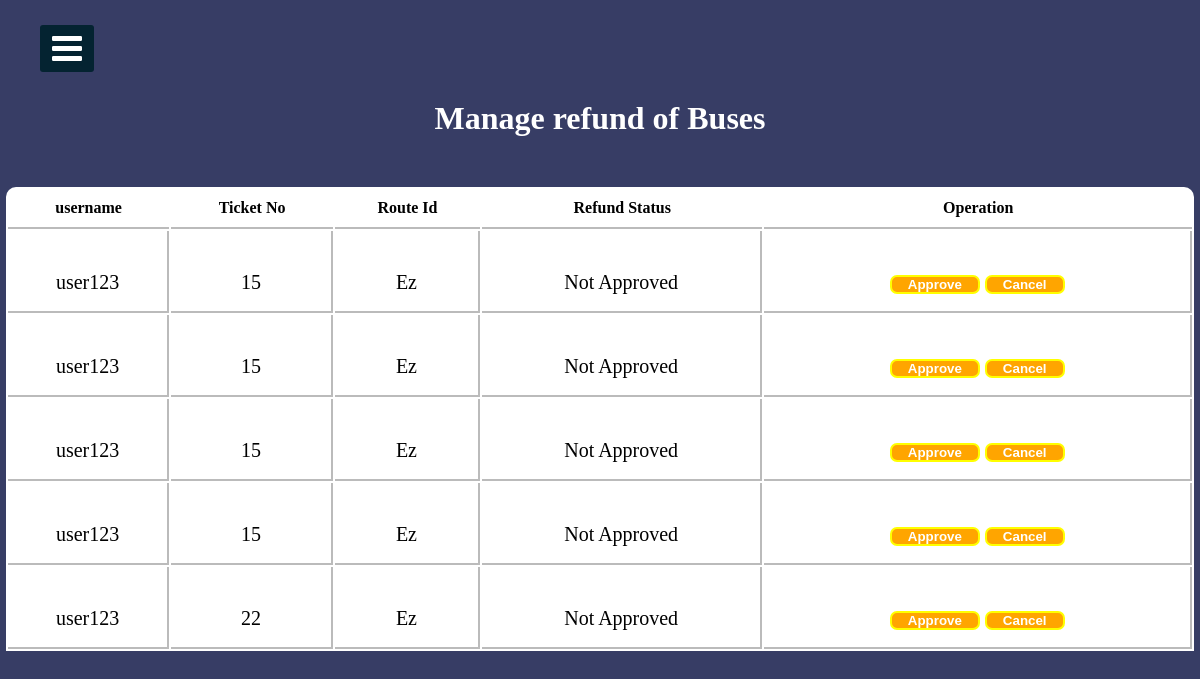
The page /refundRequest.php on the database its author committed.
### tables this page shows
CREATE TABLE `refund` (
  `username` varchar(255) NOT NULL,
  `ticket_no` varchar(255) NOT NULL,
  `route_id` varchar(255) NOT NULL,
  `refund_status` varchar(255) NOT NULL
);

### refundRequest.php (the view, shortened to what this page needs)
<?php include("connection.php")?>
<!DOCTYPE html>
<html>
<head>
    <link rel="stylesheet" href="https://cdnjs.cloudflare.com/ajax/libs/font-awesome/4.7.0/css/font-awesome.min.css">
    <link rel="stylesheet" href="cssfile/sidebar.css">
</head>
<body>
</body>
</html>
<!DOCTYPE html>
<html>
<head>
</head>
<body>
    <label for="check">
        <i class="fa fa-bars" id="btn"></i>
    </label>
    <div class="sidebar2">
        <h1 class="adminTopic">Manage refund of Buses</h1>
        <?php
    $sqlget="SELECT * FROM refund";
    $sqldata=mysqli_query($conn,$sqlget) or die('error getting');
    echo "<table>";
    echo "<tr>
      <th>username</th>
    <th>Ticket No</th>
    <th>Route Id</th>
    <th>Refund Status</th>
    <th>Operation</th>
       </tr>";
       while ($row=mysqli_fetch_array($sqldata,MYSQLI_ASSOC))
       {
        echo "<tr><td>";
        echo $row['username'];
        echo "</td><td>";
        echo $row['ticket_no'];
        echo "</td><td>";
        echo $row['route_id'];
        echo "</td><td>";
        echo $row['refund_status'];
        echo "</td>";
        ?>
        <td>
            <button style="border:2px solid yellow; border-radius:7px; background-color:orange;color:white;">
                <a href="updateRoute.php">
                    Approve
                </a>
            </button>
            <button style="border:2px solid yellow; border-radius:7px; background-color:orange;color:white;">
                <a href="deleteRoute.php">
                   Cancel
                </a>
            </button>
        </td>
        </tr>
        <?php
       }
       echo "</table>";
?>
        <br>
    </div>
</body>
</html>

### sidebar.css (style rules this page uses)
* { margin: 0; padding: 0; list-style: none; text-decoration: none; }
label #btn, label #cancle { position: absolute; cursor: pointer; background: #042331; color: #fff; border-radius: 3px; }
label #btn { left: 40px; top: 25px; font-size: 35px; color: #fff; padding: 6px 12px; transition: all 0.5s; }

### refundRequest.php (style rules this page uses)
body { background: #373d65; background-position: center; background-size: cover; height: 700px; background-repeat: no-repeat; background-attachment: fixed; }
.adminTopic { text-align: center; color: #fff; margin-top: 100px; }
table { width: 99%; border-collapse: separate !important; margin: auto; text-align: center; margin-top: 50px; background-color: rgb(255, 255, 255); border-radius: 10px 10px 0px 0px; }
table th { border-bottom: 2px solid rgb(187, 187, 187); padding: 10px 0px 10px 0px; font-family: "balsamiq_sansitalic" !important; }
table tr td { border-right: 2px solid rgb(187, 187, 187); height: 58px; padding: 22px 0px 0px 0px; font-family: "monospace;" !important; border-bottom: 2px solid rgb(187, 187, 187); font-size: 20px; }
table tr td a { color: white; border-radius: 5px; padding: 6px; text-decoration: none; margin: 10px; font-weight: 700; }
button { padding: 5px 5px 5px 5x; }

### rows shown on the page
refund: username "user123", ticket_no "15", route "Ez", refund_status "Not Approved"
refund: username "user123", ticket_no "15", route "Ez", refund_status "Not Approved"
refund: username "user123", ticket_no "15", route "Ez", refund_status "Not Approved"
refund: username "user123", ticket_no "15", route "Ez", refund_status "Not Approved"
refund: username "user123", ticket_no "22", route "Ez", refund_status "Not Approved"
